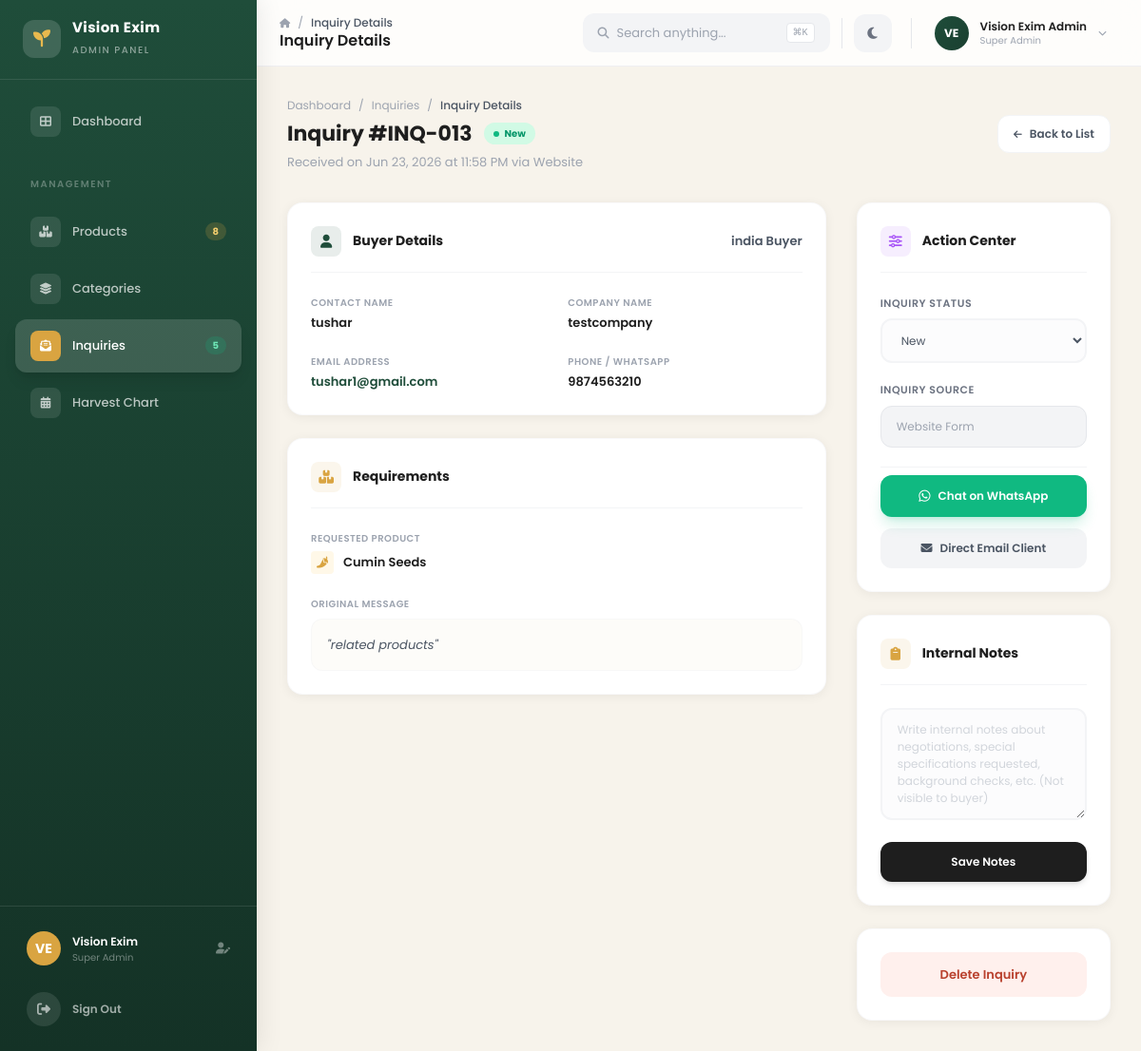
The app's page /admin/modules/inquiries/view.php?id=13 (signed in) with its own data.
### tables this page shows
CREATE TABLE IF NOT EXISTS `inquiries` (
  `id` int(11) NOT NULL,
  `company_name` varchar(150) NOT NULL,
  `contact_name` varchar(100) DEFAULT NULL,
  `email` varchar(100) NOT NULL,
  `phone` varchar(30) DEFAULT NULL,
  `country_flag` varchar(10) DEFAULT NULL,
  `country_name` varchar(100) DEFAULT NULL,
  `city` varchar(100) DEFAULT NULL,
  `requested_product` varchar(150) DEFAULT NULL,
  `quantity` varchar(50) DEFAULT NULL,
  `message` text,
  `source` varchar(30) NOT NULL DEFAULT 'website',
  `status` varchar(30) NOT NULL DEFAULT 'new',
  `internal_notes` text,
  `created_at` timestamp NOT NULL DEFAULT CURRENT_TIMESTAMP,
  `updated_at` timestamp NOT NULL DEFAULT CURRENT_TIMESTAMP ON UPDATE CURRENT_TIMESTAMP
);

### admin/modules/inquiries/view.php (the view, shortened to what this page needs)
<?php
include '../../includes/db.php';
$id = (int)($_GET['id'] ?? 0);
$stmt = $conn->prepare("SELECT * FROM inquiries WHERE id = ?");
$stmt->bind_param('i', $id);
$stmt->execute();
$inq = $stmt->get_result()->fetch_assoc();
include '../../includes/header.php';
include '../../includes/sidebar.php';
include '../../includes/navbar.php';
?>
<main class="lg:ml-[270px] pt-[70px] min-h-screen sidebar-transition">
    <div class="p-6 lg:p-8 page-content">
        <div class="flex flex-col sm:flex-row sm:items-center justify-between gap-4 mb-8">
            <div>
                <div class="flex items-center gap-2 text-[12px] text-gray-400 dark:text-slate-500 mb-1">
                    <a href="../../dashboard.php" class="hover:text-spice-green-600 transition-colors">Dashboard</a>
                    <span>/</span>
                    <a href="list.php" class="hover:text-spice-green-600 transition-colors">Inquiries</a>
                    <span>/</span>
                    <span class="text-gray-600 dark:text-slate-400 font-medium">Inquiry Details</span>
                </div>
                <div class="flex items-center gap-3">
                    <h1 class="text-[22px] font-bold text-spice-dark dark:text-white">Inquiry #INQ-<?= str_pad($inq['id'], 3, '0', STR_PAD_LEFT) ?></h1>
                    <?php
                    $status_class = 'bg-gray-100 text-gray-700 dark:bg-slate-700 dark:text-slate-300';
                    if ($inq['status'] === 'new') {
                        $status_class = 'bg-emerald-100 text-emerald-600 dark:bg-emerald-950 dark:text-emerald-400';
                    } elseif ($inq['status'] === 'progress') {
                        $status_class = 'bg-spice-turmeric-100 text-spice-turmeric-600 dark:bg-spice-turmeric-950 dark:text-spice-turmeric-400';
                    } elseif ($inq['status'] === 'replied') {
                        $status_class = 'bg-blue-100 text-blue-600 dark:bg-blue-950 dark:text-blue-400';
                    }
                    ?>
                    <span class="inline-flex items-center gap-1.5 px-2.5 py-1 rounded-full text-[10px] font-bold <?= $status_class ?>">
                        <span class="w-1.5 h-1.5 rounded-full <?= $inq['status'] === 'new' ? 'bg-emerald-500 animate-pulse' : ($inq['status'] === 'progress' ? 'bg-spice-turmeric-500' : ($inq['status'] === 'replied' ? 'bg-blue-500' : 'bg-gray-400')) ?>"></span>
                        <?= ucfirst(htmlspecialchars($inq['status'] === 'progress' ? 'In Progress' : $inq['status'])) ?>
                    </span>
                </div>
                <p class="text-[13px] text-gray-400 dark:text-slate-500 mt-1">Received on <?= date('M d, Y \a\t h:i A', strtotime($inq['created_at'])) ?> via <?= ucfirst(htmlspecialchars($inq['source'])) ?></p>
            </div>
            <div>
                <a href="list.php" class="inline-flex items-center gap-2 px-4 py-2.5 rounded-xl bg-white dark:bg-slate-800 text-gray-600 dark:text-slate-300 border border-gray-100 dark:border-slate-700 text-[12px] font-semibold hover:bg-gray-50 dark:hover:bg-slate-700/50 hover:border-gray-200 transition-all">
                    <i class="fas fa-arrow-left text-[10px]"></i> Back to List
                </a>
            </div>
        </div>
        <div class="grid grid-cols-1 lg:grid-cols-3 gap-8">
            <div class="lg:col-span-2 space-y-6">
                <div class="bg-white dark:bg-slate-800 rounded-2xl shadow-card border border-gray-100/50 dark:border-slate-700 p-6">
                    <div class="flex items-center justify-between border-b border-gray-100 dark:border-slate-700 pb-4 mb-6">
                        <div class="flex items-center gap-3">
                            <div class="w-8 h-8 rounded-lg bg-spice-green-600/10 dark:bg-spice-green-600/20 flex items-center justify-center text-spice-green-600">
                                <i class="fas fa-user text-sm"></i>
                            </div>
                            <h2 class="text-[14px] font-bold text-spice-dark dark:text-white">Buyer Details</h2>
                        </div>
                        <span class="text-[13px] text-gray-600 dark:text-slate-400 font-semibold flex items-center gap-1.5">
                            <span><?= htmlspecialchars($inq['country_flag']) ?></span> <?= htmlspecialchars($inq['country_name']) ?> Buyer
                        </span>
                    </div>
                    <div class="grid grid-cols-1 sm:grid-cols-2 gap-6">
                        <div>
                            <p class="text-[10px] text-gray-400 dark:text-slate-500 uppercase tracking-wider font-semibold">Contact Name</p>
                            <p class="text-[13px] font-semibold text-spice-dark dark:text-white mt-1"><?= htmlspecialchars($inq['contact_name']) ?></p>
                        </div>
                        <div>
                            <p class="text-[10px] text-gray-400 dark:text-slate-500 uppercase tracking-wider font-semibold">Company Name</p>
                            <p class="text-[13px] font-semibold text-spice-dark dark:text-white mt-1"><?= htmlspecialchars($inq['company_name']) ?></p>
                        </div>
                        <div>
                            <p class="text-[10px] text-gray-400 dark:text-slate-500 uppercase tracking-wider font-semibold">Email Address</p>
                            <a href="mailto:<?= htmlspecialchars($inq['email']) ?>" class="text-[13px] font-semibold text-spice-green-600 hover:underline mt-1 block"><?= htmlspecialchars($inq['email']) ?></a>
                        </div>
                        <div>
                            <p class="text-[10px] text-gray-400 dark:text-slate-500 uppercase tracking-wider font-semibold">Phone / WhatsApp</p>
                            <p class="text-[13px] font-semibold text-spice-dark dark:text-white mt-1"><?= htmlspecialchars($inq['phone'] ?? '—') ?></p>
                        </div>
                    </div>
                </div>
                <div class="bg-white dark:bg-slate-800 rounded-2xl shadow-card border border-gray-100/50 dark:border-slate-700 p-6">
                    <div class="flex items-center gap-3 border-b border-gray-100 dark:border-slate-700 pb-4 mb-6">
                        <div class="w-8 h-8 rounded-lg bg-spice-turmeric-500/10 dark:bg-spice-turmeric-500/20 flex items-center justify-center text-spice-turmeric-500">
                            <i class="fas fa-boxes-stacked text-sm"></i>
                        </div>
                        <h2 class="text-[14px] font-bold text-spice-dark dark:text-white">Requirements</h2>
                    </div>
                    <div class="grid grid-cols-1 sm:grid-cols-2 gap-6">
                        <div class="sm:col-span-2">
                            <p class="text-[10px] text-gray-400 dark:text-slate-500 uppercase tracking-wider font-semibold">Requested Product</p>
                            <div class="flex items-center gap-2.5 mt-1.5">
                                <span class="w-6 h-6 rounded bg-spice-turmeric-50 dark:bg-spice-turmeric-900/30 flex items-center justify-center text-spice-turmeric-500 text-xs">
                                    <i class="fas fa-pepper-hot"></i>
                                </span>
                                <span class="text-[13px] font-semibold text-spice-dark dark:text-white"><?= htmlspecialchars($inq['requested_product']) ?></span>
                            </div>
                        </div>
                        <div class="sm:col-span-2">
                            <p class="text-[10px] text-gray-400 dark:text-slate-500 uppercase tracking-wider font-semibold mb-2">Original Message</p>
                            <div class="bg-spice-cream/30 dark:bg-slate-700/30 p-4 rounded-xl border border-gray-100/50 dark:border-slate-700 text-[13px] text-gray-600 dark:text-slate-300 leading-relaxed italic">
                                "<?= nl2br(htmlspecialchars($inq['message'])) ?>"
                            </div>
                        </div>
                    </div>
                </div>
            </div>
            <div class="space-y-6">
                <div class="bg-white dark:bg-slate-800 rounded-2xl shadow-card border border-gray-100/50 dark:border-slate-700 p-6">
                    <div class="flex items-center gap-3 border-b border-gray-100 dark:border-slate-700 pb-4 mb-6">
                        <div class="w-8 h-8 rounded-lg bg-purple-500/10 dark:bg-purple-500/20 flex items-center justify-center text-purple-500">
                            <i class="fas fa-sliders text-sm"></i>
                        </div>
                        <h2 class="text-[14px] font-bold text-spice-dark dark:text-white">Action Center</h2>
                    </div>
                    <div class="space-y-5">
                        <form method="POST" action="" class="space-y-4">
                            <div>
                                <label class="block text-[11px] font-semibold text-gray-500 uppercase tracking-wider mb-2">Inquiry Status</label>
                                <select name="status" onchange="this.form.submit()" class="w-full px-4 py-3 rounded-xl border-2 border-gray-100 dark:border-slate-700 bg-gray-50/50 dark:bg-slate-700/50 text-[12px] text-gray-600 dark:text-slate-300 outline-none focus:border-spice-green-600 cursor-pointer">
                                    <option value="new" <?= $inq['status'] === 'new' ? 'selected' : '' ?>>New</option>
                                </select>
                            </div>
                        </form>
                        <div>
                            <label class="block text-[11px] font-semibold text-gray-500 uppercase tracking-wider mb-2">Inquiry Source</label>
                            <input type="text" value="<?= ucfirst(htmlspecialchars($inq['source'])) ?> Form" readonly
                                   class="w-full px-4 py-3 rounded-xl border border-gray-200 dark:border-slate-700 bg-gray-100 dark:bg-slate-700/30 text-[12px] text-gray-400 dark:text-slate-500 outline-none">
                        </div>
                        <div class="pt-2 border-t border-gray-100 dark:border-slate-700 flex flex-col gap-3">
                            <?php if (!empty($inq['phone'])): ?>
                            <a href="https://wa.me/<?= preg_replace('/[^0-9]/', '', $inq['phone']) ?>" target="_blank"
                               class="w-full py-3 rounded-xl bg-emerald-500 hover:bg-emerald-600 text-white text-[12px] font-semibold flex items-center justify-center gap-2 shadow-lg shadow-emerald-500/20 transform hover:-translate-y-0.5 transition-all">
                                <i class="fab fa-whatsapp text-sm"></i> Chat on WhatsApp
                            </a>
                            <?php endif; ?>
                            <a href="mailto:<?= htmlspecialchars($inq['email']) ?>"
                               class="w-full py-3 rounded-xl bg-gray-100 dark:bg-slate-700 text-gray-600 dark:text-slate-300 hover:bg-gray-200 dark:hover:bg-slate-600 text-[12px] font-semibold flex items-center justify-center gap-2 transition-all">
                                <i class="fas fa-envelope text-xs"></i> Direct Email Client
                            </a>
                        </div>
                    </div>
                </div>
                <div class="bg-white dark:bg-slate-800 rounded-2xl shadow-card border border-gray-100/50 dark:border-slate-700 p-6">
                    <div class="flex items-center gap-3 border-b border-gray-100 dark:border-slate-700 pb-4 mb-6">
                        <div class="w-8 h-8 rounded-lg bg-spice-turmeric-500/10 dark:bg-spice-turmeric-500/20 flex items-center justify-center text-spice-turmeric-500">
                            <i class="fas fa-clipboard text-sm"></i>
                        </div>
                        <h2 class="text-[14px] font-bold text-spice-dark dark:text-white">Internal Notes</h2>
                    </div>
                    <form method="POST" action="" class="space-y-4">
                        <div>
                            <textarea rows="5" name="internal_notes" placeholder="Write internal notes about negotiations, special specifications requested, background checks, etc. (Not visible to buyer)"
                                      class="w-full px-4 py-3 rounded-xl border-2 border-gray-100 dark:border-slate-700 bg-gray-50/50 dark:bg-slate-700/50 text-[12px] text-spice-dark dark:text-slate-200 placeholder-gray-300 dark:placeholder-slate-500 focus:border-spice-green-600 focus:bg-white dark:focus:bg-slate-700 focus:ring-4 focus:ring-spice-green-600/10 outline-none transition-all"><?= htmlspecialchars($inq['internal_notes'] ?? '') ?></textarea>
                        </div>
                        <button type="submit"
                                class="w-full py-3 rounded-xl bg-spice-dark dark:bg-slate-700 text-white dark:text-slate-200 text-[12px] font-semibold hover:bg-spice-dark/90 dark:hover:bg-slate-600 transition-all shadow-md">
                            Save Notes
                        </button>
                    </form>
                </div>
                <div class="bg-white dark:bg-slate-800 rounded-2xl shadow-card border border-gray-100/50 dark:border-slate-700 p-6">
                    <button onclick="deleteSingleInquiry(<?= $inq['id'] ?>, '<?= htmlspecialchars($inq['company_name'], ENT_QUOTES) ?>')"
                       class="block w-full py-3.5 rounded-xl bg-spice-chili-50 dark:bg-spice-chili-900/20 text-spice-chili-500 text-[13px] font-semibold text-center hover:bg-spice-chili-100 dark:hover:bg-spice-chili-900/40 transition-colors">
                        Delete Inquiry
                    </button>
                </div>
            </div>
        </div>
    </div>
</main>
<?php include '../../includes/footer.php'; ?>

### admin/includes/header.php (style rules this page uses)
* { font-family: 'Poppins', sans-serif; }
.sidebar-transition { transition: all 0.3s cubic-bezier(0.4, 0, 0.2, 1); }
.page-content { animation: fadeInUp 0.4s ease-out; }

### records on screen
inquiries: id "013", status "New", created_at "Jun 23, 2026 at 11:58 PM", source "Website", country_name "india", contact_name "tushar", company_name "testcompany", email "tushar1@gmail.com", phone "9874563210", requested_product "Cumin Seeds", message "related products", source "Website Form"

### other values on screen
$_sidebar_products "8"
$_sidebar_inquiries "5"
$page_title "Inquiry Details"
substr($initials, 0, 2) "VE"
$admin_name "Vision Exim Admin"
